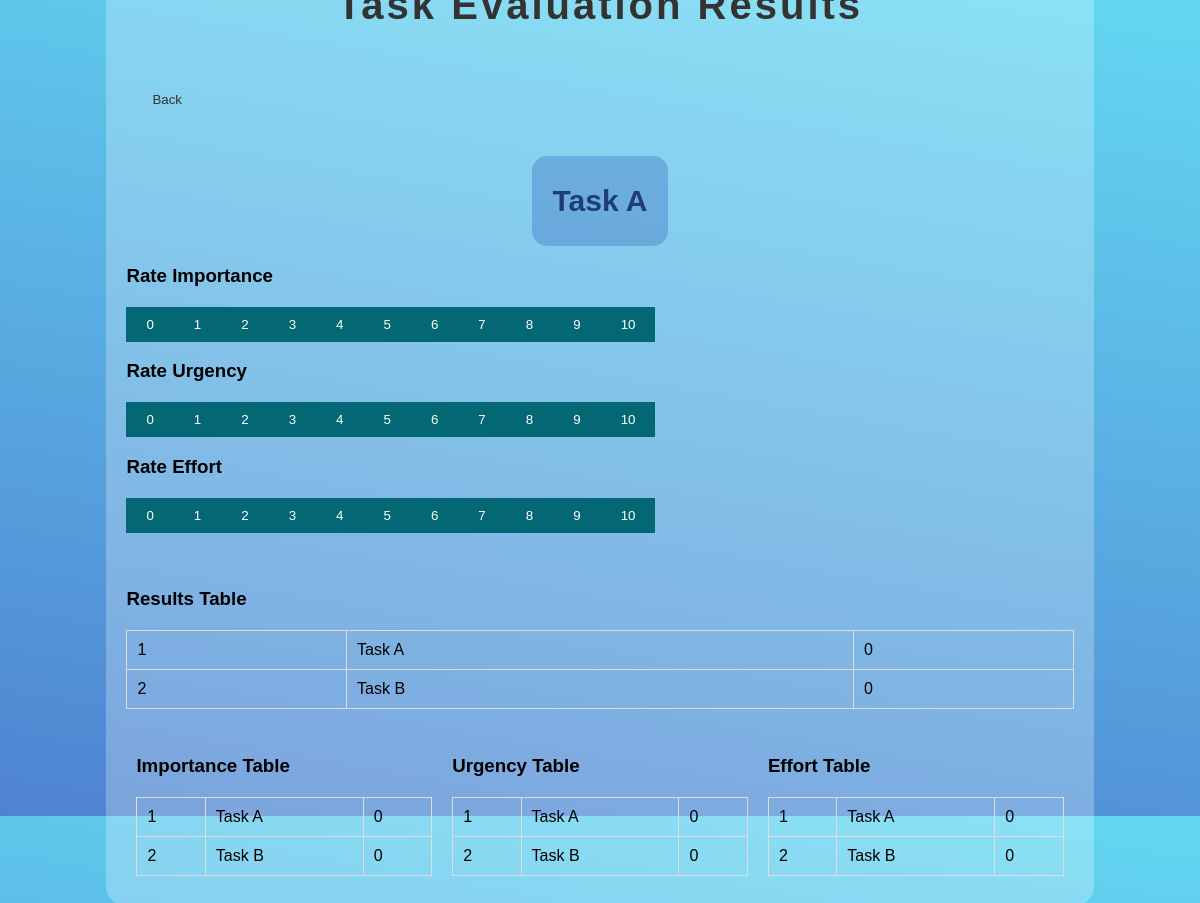
/evaluate_tasks, run on the app's committed database.
### main.py (models this page shows, shortened)
class RT_db(db.Model):
    task_id=db.Column(db.Integer, primary_key=True)
    name=db.Column(db.String(200), nullable=False)
    Results_Score=db.Column(db.Integer)

class IT_db(db.Model):
    task_id=db.Column(db.Integer, primary_key=True)
    name=db.Column(db.String(200), nullable=False)
    Importance_Score=db.Column(db.Integer)

class UT_db(db.Model):
    task_id=db.Column(db.Integer, primary_key=True)
    name=db.Column(db.String(200), nullable=False)
    Urgency_Score=db.Column(db.Integer)

class ET_db(db.Model):
    task_id=db.Column(db.Integer, primary_key=True)
    name=db.Column(db.String(200), nullable=False)
    Effort_Score=db.Column(db.Integer)

### main.py (the view)
@app.route('/evaluate_tasks', methods=['GET', 'POST'])
def evaluate_tasks_route():
    global tasks_list, first_task, IT_is_rated, UT_is_rated, ET_is_rated
    print('\nEVALUATE PAGE') # Debugging
    print("IT_is_rated: ", IT_is_rated) # Debugging
    print("UT_is_rated: ", UT_is_rated) # Debugging
    print("ET_is_rated: ", ET_is_rated) # Debugging
    print('Pop task on: ', pop_task) # Debugging
    if not pop_task:
        tasks_list = get_tasks_list()
    print('Task List:\n', tasks_list) # Debugging
    if tasks_list:
        first_task = tasks_list[0]
    IT_df, UT_df, ET_df = evaluate_tasks(df_tasks)
    RT_list = RT_db.query.all()
    IT_list = IT_db.query.all()
    UT_list = UT_db.query.all()
    ET_list = ET_db.query.all()
    return render_template('evaluate.html', title='Evaluate Page',
                           IT_df=IT_df, UT_df=UT_df, ET_df=ET_df,
                           RT_list=RT_list, IT_list=IT_list, UT_list=UT_list, ET_list=ET_list,
                           first_task=first_task, attribute=attribute,
                           IT_is_rated=IT_is_rated, UT_is_rated=UT_is_rated, ET_is_rated=ET_is_rated)

### WEBAPP_funcs.py (called while the page is built)
def evaluate_tasks(df_tasks):
    tasks = df_tasks['Tasks'].tolist()
    IT_df = pd.DataFrame({'Tasks': tasks, 'Importance_Score': 0})
    UT_df = pd.DataFrame({'Tasks': tasks, 'Urgency_Score': 0})
    ET_df = pd.DataFrame({'Tasks': tasks, 'Effort_Score': 0})
    for task in tasks:
        importance_key = f"importance_{task}"
        urgency_key = f"urgency_{task}"
        effort_key = f"effort_{task}"
        importance_score = 1
        urgency_score = 2
        effort_score = 3
        IT_df.loc[IT_df['Tasks'] == task, 'Importance_Score'] = importance_score
        UT_df.loc[UT_df['Tasks'] == task, 'Urgency_Score'] = urgency_score
        ET_df.loc[ET_df['Tasks'] == task, 'Effort_Score'] = effort_score
    return IT_df, UT_df, ET_df

### templates/evaluate.html (shortened to what this page needs)
<!DOCTYPE html>
<html lang="de">
<head>
    <link rel="stylesheet" href="{{ url_for('static', filename='style_evaluate.css')}}">
</head>
<body>
    <div class="container" >
        <h2>Task Evaluation Results</h2>
        <form action="/">
            <button type="submit">
                <i class="fas fa-caret-left" style="padding-right: 5px;"></i>
                Back
            </button>
        </form>
        <br>
        <div class="center">
            <h4>{{ first_task }}</h4>
        </div>
        <h3>Rate Importance</h3>
        <div class="btn-group">
            <form action=/update_scores method="POST">
                <button type="submit" name="IT_value" value="0">0</button>
            </form>
            <form action=/update_scores method="POST">
                <button type="submit" name="IT_value" value="1">1</button>
            </form>
            <form action=/update_scores method="POST">
                <button type="submit" name="IT_value" value="2">2</button>
            </form>
            <form action=/update_scores method="POST">
                <button type="submit" name="IT_value" value="3">3</button>
            </form>
            <form action=/update_scores method="POST">
                <button type="submit" name="IT_value" value="4">4</button>
            </form>
            <form action=/update_scores method="POST">
                <button type="submit" name="IT_value" value="5">5</button>
            </form>
            <form action=/update_scores method="POST">
                <button type="submit" name="IT_value" value="6">6</button>
            </form>
            <form action=/update_scores method="POST">
                <button type="submit" name="IT_value" value="7">7</button>
            </form>
            <form action=/update_scores method="POST">
                <button type="submit" name="IT_value" value="8">8</button>
            </form>
            <form action=/update_scores method="POST">
                <button type="submit" name="IT_value" value="9">9</button>
            </form>
            <form action=/update_scores method="POST">
                <button type="submit" name="IT_value" value="10">10</butto
                    n></form>
        </div>
        <h3>Rate Urgency</h3>
        <div class="btn-group">
            <form action=/update_scores method="POST">
                <button type="submit" name="UT_value" value="0">0</button>
            </form>
            <form action=/update_scores method="POST">
                <button type="submit" name="UT_value" value="1">1</button>
            </form>
            <form action=/update_scores method="POST">
                <button type="submit" name="UT_value" value="2">2</button>
            </form>
            <form action=/update_scores method="POST">
                <button type="submit" name="UT_value" value="3">3</button>
            </form>
            <form action=/update_scores method="POST">
                <button type="submit" name="UT_value" value="4">4</button>
            </form>
            <form action=/update_scores method="POST">
                <button type="submit" name="UT_value" value="5">5</button>
            </form>
            <form action=/update_scores method="POST">
                <button type="submit" name="UT_value" value="6">6</button>
            </form>
            <form action=/update_scores method="POST">
                <button type="submit" name="UT_value" value="7">7</button>
            </form>
            <form action=/update_scores method="POST">
                <button type="submit" name="UT_value" value="8">8</button>
            </form>
            <form action=/update_scores method="POST">
                <button type="submit" name="UT_value" value="9">9</button>
            </form>
            <form action=/update_scores method="POST">
                <button type="submit" name="UT_value" value="10">10</button>
            </form>
        </div>
        <h3>Rate Effort</h3>
        <div class="btn-group">
            <form action=/update_scores method="POST">
                <button type="submit" name="ET_value" value="0">0</button>
            </form>
            <form action=/update_scores method="POST">
                <button type="submit" name="ET_value" value="1">1</button>
            </form>
            <form action=/update_scores method="POST">
                <button type="submit" name="ET_value" value="2">2</button>
            </form>
            <form action=/update_scores method="POST">
                <button type="submit" name="ET_value" value="3">3</button>
            </form>
            <form action=/update_scores method="POST">
                <button type="submit" name="ET_value" value="4">4</button>
            </form>
            <form action=/update_scores method="POST">
                <button type="submit" name="ET_value" value="5">5</button>
            </form>
            <form action=/update_scores method="POST">
                <button type="submit" name="ET_value" value="6">6</button>
            </form>
            <form action=/update_scores method="POST">
                <button type="submit" name="ET_value" value="7">7</button>
            </form>
            <form action=/update_scores method="POST">
                <button type="submit" name="ET_value" value="8">8</button>
            </form>
            <form action=/update_scores method="POST">
                <button type="submit" name="ET_value" value="9">9</button>
            </form>
            <form action=/update_scores method="POST">
                <button type="submit" name="ET_value" value="10">10</button>
            </form>
        </div>
        <br><br>
        <h3>Results Table</h3>
        <table>
            <tbody>
                {%for RT in RT_list%}
                <tr>
                    <td>{{RT.task_id}}</td>
                    <td>{{RT.name}}</td>
                    <td>{{RT.Results_Score}}</td>
                </tr>
                {%endfor%}
            </tbody>
        </table>
        <br>
        <div class="table-row">
            <div class="table-column">
                <h3>Importance Table</h3>
                <table>
                    <tbody>
                        {%for IT in IT_list%}
                        <tr>
                            <td>{{IT.task_id}}</td>
                            <td>{{IT.name}}</td>
                            <td>{{IT.Importance_Score}}</td>
                        </tr>
                        {%endfor%}
                    </tbody>
                </table>
            </div>
            <div class="table-column">
                <h3>Urgency Table</h3>
                <table>
                    <tbody>
                        {%for UT in UT_list%}
                        <tr>
                            <td>{{UT.task_id}}</td>
                            <td>{{UT.name}}</td>
                            <td>{{UT.Urgency_Score}}</td>
                        </tr>
                        {%endfor%}
                    </tbody>
                </table>
            </div>
            <div class="table-column">
                <h3>Effort Table</h3>
                <table>
                    <tbody>
                        {%for ET in ET_list%}
                        <tr>
                            <td>{{ET.task_id}}</td>
                            <td>{{ET.name}}</td>
                            <td>{{ET.Effort_Score}}</td>
                        </tr>
                        {%endfor%}
                    </tbody>
                </table>
            </div>
        </div>
    </div>
</body>
</html>

### static/style_evaluate.css (style rules this page uses)
body { font-family: Arial, sans-serif; background-color: #f5f8fa; background: linear-gradient(10deg, #4f83d1, #63D8F2); display: flex; flex-direction: column; align-items: center; justify-content: center; height: 100vh; }
.container { background-color: rgba(255, 255, 255, 0.25); width: 80%; margin: auto; padding: 20px; border-radius: 20px; }
.center { margin: auto; padding: 20px; display: flex; justify-content: center; align-items: center; background-color: #2e5ab84e; width: fit-content; height: 50px; border: 0px; border-radius: 15px; }
.table-row { display: flex; justify-content: space-between; }
.table-column { flex: 1; margin: 10px; }
.btn-group button { background-color: #036873; color: white; float: left; padding: 10px 20px; border: none; border-radius: 0px; cursor: pointer; transition: background-color 0s, color 0s, border-color 0s; }
.btn-group:after { content: ""; clear: both; display: table; }
form button { background-color: #cacaca00; color: #333; padding: 10px 20px; border: 1px solid #33333300; border-radius: 5px; cursor: pointer; transition: background-color 0.3s, color 0.3s, border-color 0.3s; }
h2 { padding: 20px; text-align: center; color: #333; font-size: 40px; letter-spacing: 3px; }
h4 { color: #1f3c79; border: none; border-radius: 5px; cursor: pointer; font-size: 30px; }
table { width: 100%; border-collapse: collapse; margin-top: 20px; }
table th, table td { padding: 10px; border: 1px solid #ddd; }
form { margin-bottom: 20px; }

### data on the page
RT_db: task_id "1", name "Task A", Results_Score "0"
RT_db: task_id "2", name "Task B", Results_Score "0"
IT_db: task_id "1", name "Task A", Importance_Score "0"
IT_db: task_id "2", name "Task B", Importance_Score "0"
UT_db: task_id "1", name "Task A", Urgency_Score "0"
UT_db: task_id "2", name "Task B", Urgency_Score "0"
ET_db: task_id "1", name "Task A", Effort_Score "0"
ET_db: task_id "2", name "Task B", Effort_Score "0"

### other printed values
{{ first_task }} "Task A"
